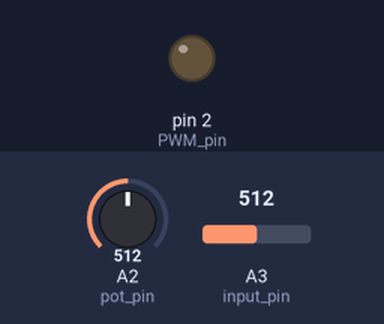
The sketch below on a simulated Arduino Uno, built with avr-gcc and run on an emulated ATmega328P. On the bench: output pins drawn as LEDs (lit = HIGH). Dashed ring = blinking. The test bench sets the inputs (shaded band); at power-on: A3 (input_pin) = 512, A2 (pot_pin) = 512.

Above: at 1.2 s.
1.3 s: A3 (input_pin) set to 468
2.8 s: A3 (input_pin) set to 431
At 3.1 s:
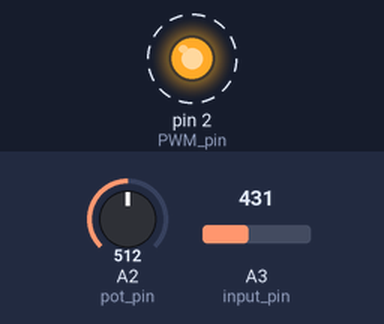
5.8 s: A3 (input_pin) set to 460
At 6.7 s:
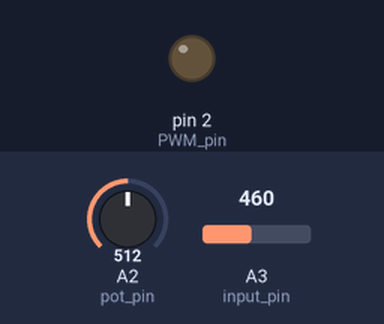
7.3 s: A3 (input_pin) set to 440
At 7.7 s:
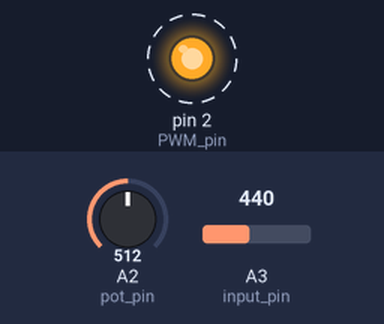
10.3 s: A2 (pot_pin) set to 306
At 10.45 s:
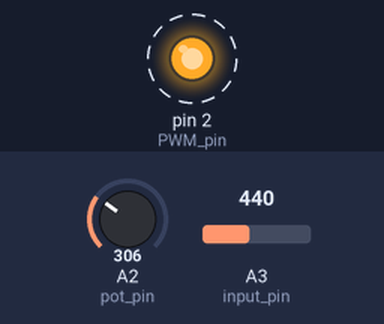
13.3 s: A2 (pot_pin) set to 122
Timing chart, 0 to 17.3 s (numbered marks = the images above; inputs shaded):
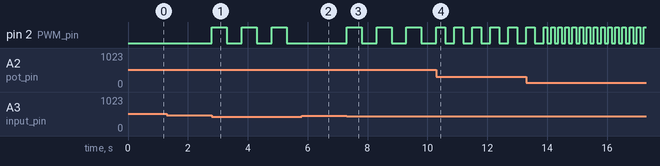

Measured:
- the behaviour switches between 450 and 449 on A3 (input_pin) (found by bisection; images 0 and 1)
- after the input at 1.3 s, every drawn part: stays the same
- after the input at 2.8 s, pin 2 (PWM_pin): alternates HIGH for 0.50 s and LOW for 0.50 s, starting at once
- after the input at 5.8 s, pin 2 (PWM_pin): stays LOW (without the input it goes to HIGH after 0.00 s)
- after the input at 7.3 s, pin 2 (PWM_pin): alternates HIGH for 0.50 s and LOW for 0.50 s, starting at once
- after the input at 10.3 s, pin 2 (PWM_pin): alternates HIGH for 0.30 s and LOW for 0.30 s, starting after 0.30 s

The sketch:

BRAKE_1.ino
```cpp
int PWM_pin = 2; // LED pin for Arduino Uno (D9)
int val=0;
int pot_pin=A2;
int input_pin=A3;
int volatile freq=0;
int volatile adc=0;
void setup() {
  Serial.begin(9600);
  pinMode(PWM_pin, OUTPUT);
  pinMode(pot_pin, INPUT);
   pinMode(input_pin, INPUT);
}

void loop() {


val=analogRead(input_pin);
if(val<450){
 adc = analogRead(pot_pin);
// // Serial.println(freq);
 freq=map(adc,0,1023,0,1000);

  digitalWrite(PWM_pin,HIGH);
//  digitalWrite(1,HIGH);
  delay(freq);
  digitalWrite(PWM_pin,LOW);
//  digitalWrite(1,LOW);
  delay(freq);


}
else if(val>=450){
    digitalWrite(PWM_pin,LOW);
  digitalWrite(1,LOW);
}
}
```
